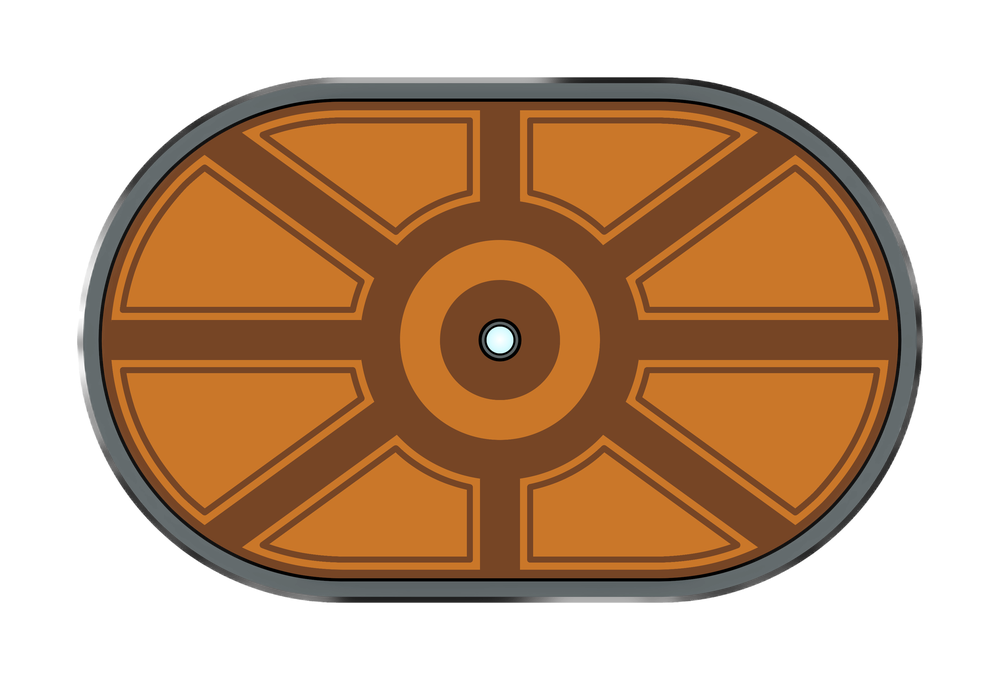
#> input picture client/.svelte-kit/cloudflare/modern-theme-images/SabaccTable-NoBackground.png, 1000 x 680 px, shrunk from 3500 x 2380 before the run, found by its file name
$ python sabaccTableAlphaSet.py
#> lines starting #> are read from the running program, lines starting #| are printed output that depends on the picture
from PIL import ImageGrab, PngImagePlugin, Image

def lerp(p1, p2, t):
    t1 = t/255
    return round(p1 + (t1*(p2 - p1)))

def pxlerp(p):
    target = 128
    return (lerp(target, p[0], p[3]), lerp(target, p[1], p[3]), lerp(target, p[2], p[3]), 255)

image = Image.open('client/static/modern-theme-images/SabaccTable-NoBackground.png')
#> image is the input picture: PIL image 1000x680 RGBA; mean R, G, B, A 84.6, 52.2, 24.4, 141.7
maxx = 0
minx = image.width - 1
#> minx = 999
maxy = 0
miny = image.height - 1
#> miny = 679

for ix in range(image.width):
    for iy in range(image.height):
        px = image.getpixel((ix, iy))
        if px[3] != 0 and px[3] != 255:
            image.putpixel((ix, iy), pxlerp(px))

            if ix < minx:
                minx = ix
            if ix > maxx:
                maxx = ix
            if iy < miny:
                miny = iy
            if iy > maxy:
                maxy = iy
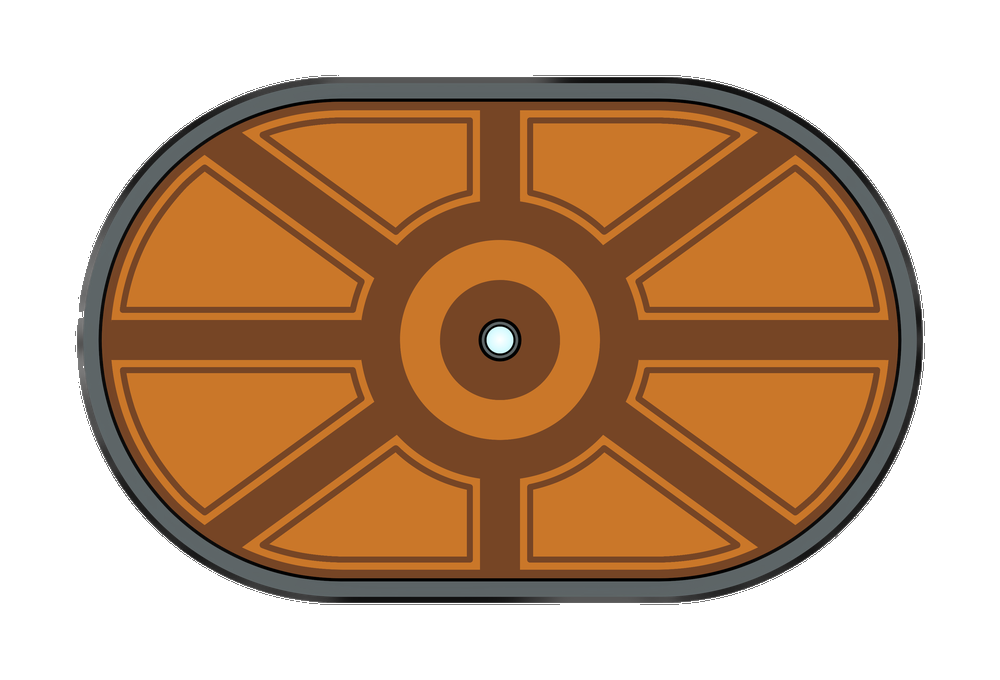
#> image: PIL image 1000x680 RGBA; mean R, G, B, A 86.2, 53.8, 26, 145.4; transparent parts drawn white
#> after the loop, maxx = 924; maxy = 604; minx = 75; miny = 75

image = image.crop((minx, miny, maxx, maxy))
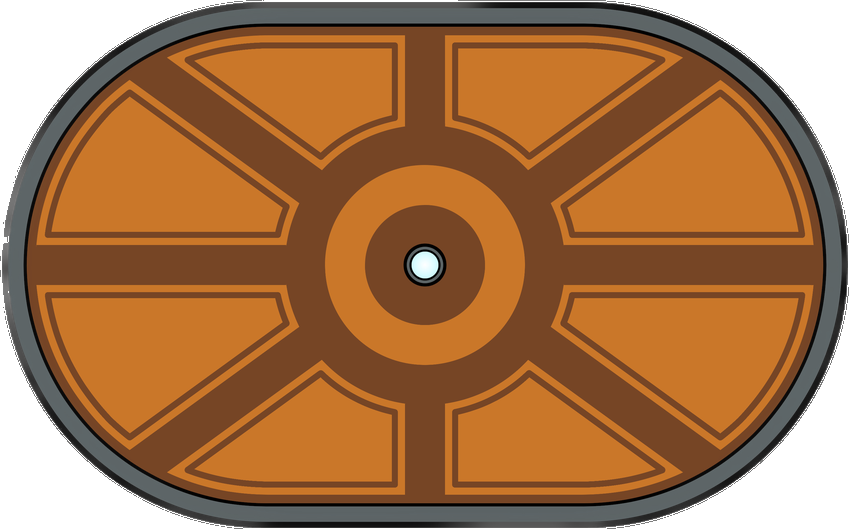
#> image: PIL image 849x529 RGBA; mean R, G, B, A 130.5, 81.3, 39.3, 220; transparent parts drawn white
image.save('client/static/modern-theme-images/SabaccTable-NoBackground.png', bitmap_format='png')
